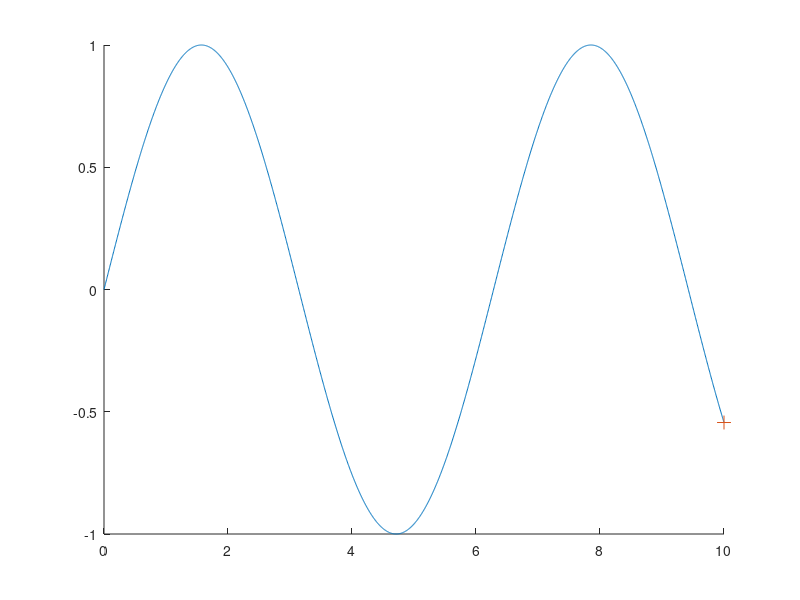

Write MATLAB code to recreate this figure.
clc
clear
figure
hold on
x=0:0.005:10;
y=sin(x);
graph=plot(x,y);
point=plot(x(1),y(1),'+','markersize',10);
%% Readme
% Selections other than '+' are 'ro', 'o', etc.
% You can also change the marker size as you like
% If you want to make it fast, you may can change the line 5 to x=1:0.1:10
%% Save the motion to avi file
% Line 15, 19, 20, 22 are used for creating the avi file
% If you want to have it, you can uncomment them
%    p=1;  % Initialize the indicator as 1
%%
for i=1:size(x,2)
    set(point,'xdata',x(i),'ydata',y(i));
    drawnow
%    Movie(p)=getframe(gcf);
%    p=p+1;
end
%    movie2avi(Movie,'video.avi','Quality',100,'compression','none');
